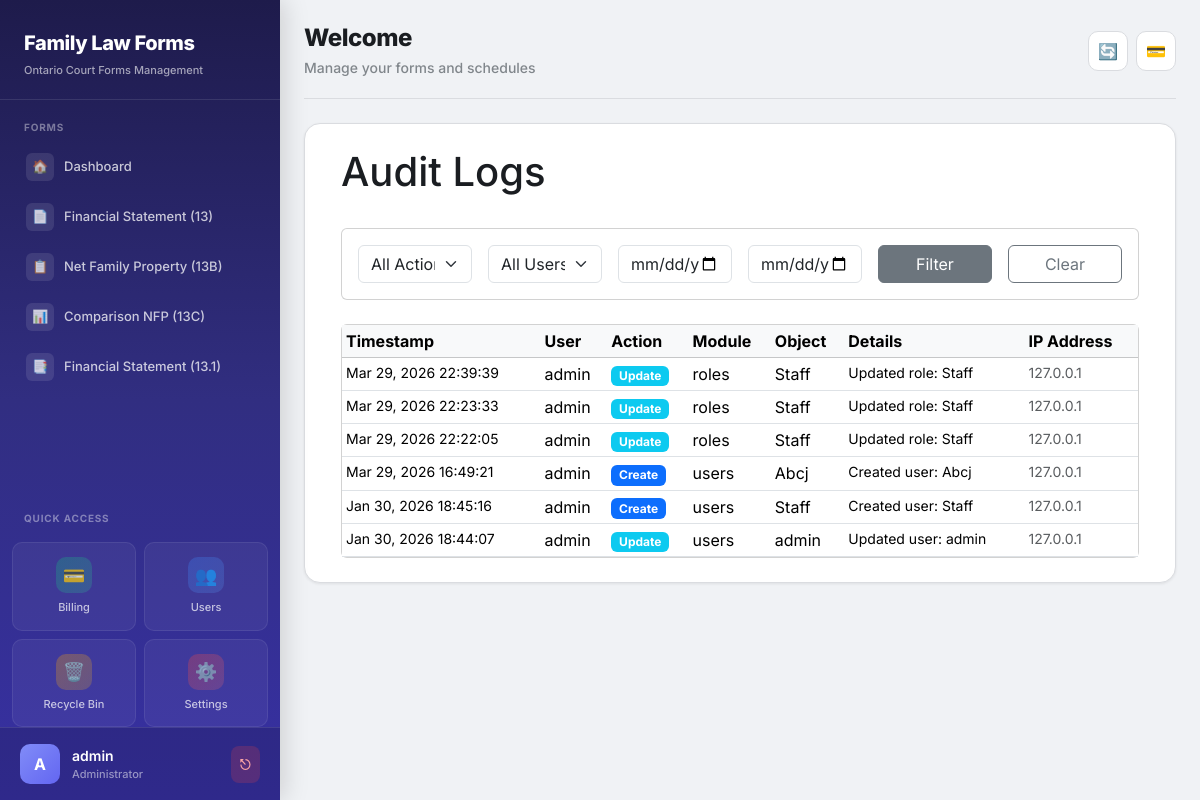
The app's page /user-management/audit-logs/ (signed in), older data.
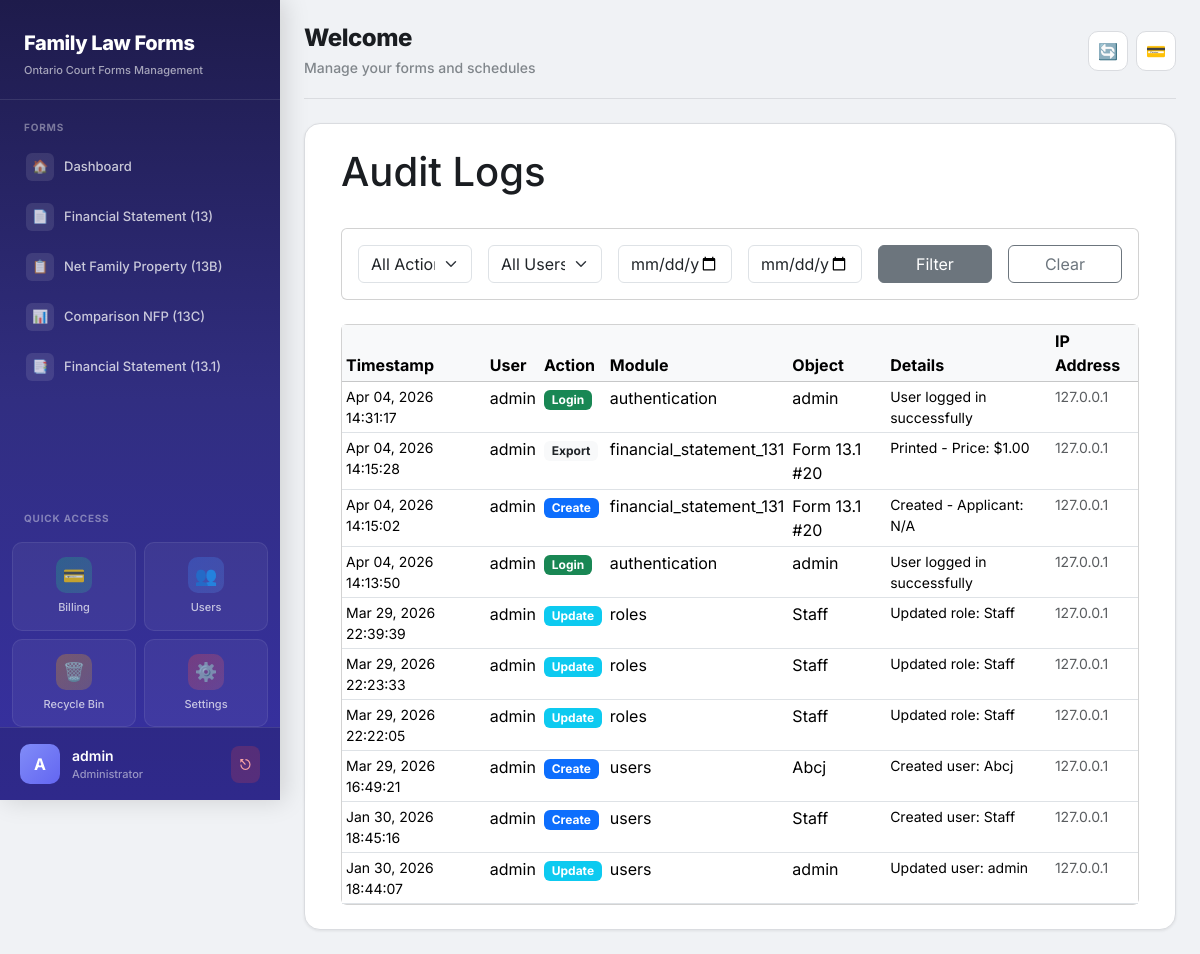
The same page, newer data.
### users/models.py (models this page shows, shortened)
class AuditLog(models.Model):
    ACTION_TYPES = [
        ('login', 'Login'),
        ('logout', 'Logout'),
        ('create', 'Create'),
        ('update', 'Update'),
        ('delete', 'Delete'),
        ('view', 'View'),
        ('export', 'Export'),
        ('password_change', 'Password Change'),
        ('password_reset', 'Password Reset'),
    ]
    user = models.ForeignKey(User, on_delete=models.SET_NULL, null=True, related_name='audit_logs')
    action = models.CharField(max_length=20, choices=ACTION_TYPES)
    module = models.CharField(max_length=100, blank=True)
    object_id = models.CharField(max_length=100, blank=True)
    object_repr = models.CharField(max_length=255, blank=True)
    details = models.TextField(blank=True)
    ip_address = models.GenericIPAddressField(null=True, blank=True)
    user_agent = models.TextField(blank=True)
    timestamp = models.DateTimeField(auto_now_add=True)
    class Meta:
        ordering = ['-timestamp']

### users/views.py (the view)
# urls.py: path('audit-logs/', views.audit_log_list, name='audit_log_list'),
@login_required
@user_passes_test(is_admin)
def audit_log_list(request):
    logs = AuditLog.objects.select_related('user').all()
    action_filter = request.GET.get('action', '')
    if action_filter:
        logs = logs.filter(action=action_filter)
    user_filter = request.GET.get('user', '')
    if user_filter:
        logs = logs.filter(user_id=user_filter)
    date_from = request.GET.get('date_from', '')
    date_to = request.GET.get('date_to', '')
    if date_from:
        logs = logs.filter(timestamp__date__gte=date_from)
    if date_to:
        logs = logs.filter(timestamp__date__lte=date_to)
    paginator = Paginator(logs, 50)
    page = request.GET.get('page', 1)
    logs = paginator.get_page(page)
    context = {
        'logs': logs,
        'users': User.objects.all(),
        'action_choices': AuditLog.ACTION_TYPES,
        'action_filter': action_filter,
        'user_filter': user_filter,
        'date_from': date_from,
        'date_to': date_to,
    }
    return render(request, 'users/audit_log_list.html', context)

### users/context_processors.py (called while the page is built, shortened)
def user_permissions(request):
    context = {
        'user_modules': {},
        'user_permissions': {},
    }
    if not request.user.is_authenticated:
        return context
    if request.user.is_superuser:
        modules = Module.objects.filter(is_active=True)
        context['user_modules'] = {m.code: True for m in modules}
        context['user_permissions'] = {
            m.code: {
                'view': True,
                'create': True,
                'edit': True,
                'delete': True,
                'print': True,
                'export': True,
            } for m in modules
        }
        return context

### users/views.py (called while the page is built)
def is_admin(user):
    return user.is_superuser or user.is_staff

### users/templates/users/audit_log_list.html (shortened to what this page needs)
{% extends 'base.html' %}
{% block content %}
<div class="container-fluid">
    <div class="d-flex justify-content-between align-items-center mb-4">
        <h1>Audit Logs</h1>
    </div>
    <div class="card mb-4">
        <div class="card-body">
            <form method="get" class="row g-3">
                <div class="col-md-2">
                    <select name="action" class="form-select">
                        <option value="">All Actions</option>
                    </select>
                </div>
                <div class="col-md-2">
                    <select name="user" class="form-select">
                        <option value="">All Users</option>
                    </select>
                </div>
                <div class="col-md-2">
                    <input type="date" name="date_from" class="form-control" placeholder="From" value="{{ date_from }}">
                </div>
                <div class="col-md-2">
                    <input type="date" name="date_to" class="form-control" placeholder="To" value="{{ date_to }}">
                </div>
                <div class="col-md-2">
                    <button type="submit" class="btn btn-secondary w-100">Filter</button>
                </div>
                <div class="col-md-2">
                    <a href="{% url 'users:audit_log_list' %}" class="btn btn-outline-secondary w-100">Clear</a>
                </div>
            </form>
        </div>
    </div>
    <div class="card">
        <div class="card-body p-0">
            <table class="table table-hover table-sm mb-0">
                <thead class="table-light">
                    <tr>
                        <th>Timestamp</th>
                        <th>User</th>
                        <th>Action</th>
                        <th>Module</th>
                        <th>Object</th>
                        <th>Details</th>
                        <th>IP Address</th>
                    </tr>
                </thead>
                <tbody>
                    {% for log in logs %}
                    <tr>
                        <td class="small">{{ log.timestamp|date:"M d, Y H:i:s" }}</td>
                        <td>{{ log.user.username|default:"System" }}</td>
                        <td>
                            {% if log.action == 'login' %}
                            <span class="badge bg-success">{{ log.get_action_display }}</span>
                            {% elif log.action == 'logout' %}
                            <span class="badge bg-secondary">{{ log.get_action_display }}</span>
                            {% elif log.action == 'create' %}
                            <span class="badge bg-primary">{{ log.get_action_display }}</span>
                            {% elif log.action == 'update' %}
                            <span class="badge bg-info">{{ log.get_action_display }}</span>
                            {% elif log.action == 'delete' %}
                            <span class="badge bg-danger">{{ log.get_action_display }}</span>
                            {% elif log.action == 'password_change' or log.action == 'password_reset' %}
                            <span class="badge bg-warning text-dark">{{ log.get_action_display }}</span>
                            {% else %}
                            <span class="badge bg-light text-dark">{{ log.get_action_display }}</span>
                            {% endif %}
                        </td>
                        <td>{{ log.module|default:"-" }}</td>
                        <td>{{ log.object_repr|truncatewords:5|default:"-" }}</td>
                        <td class="small">{{ log.details|truncatewords:10|default:"-" }}</td>
                        <td class="small text-muted">{{ log.ip_address|default:"-" }}</td>
                    </tr>
                    {% empty %}
                    <tr>
                        <td colspan="7" class="text-center py-4 text-muted">No audit logs found</td>
                    </tr>
                    {% endfor %}
                </tbody>
            </table>
        </div>
    </div>
</div>
{% endblock %}

### forms/templates/base.html (shortened to what this page needs)
<!DOCTYPE html>
<html lang="en">
<head>
  <link rel="stylesheet" href="https://cdn.jsdelivr.net/npm/bootstrap@5.3.2/dist/css/bootstrap.min.css">
</head>
<body>
  <div class="app-shell">
    <nav class="sidebar" id="sidebar">
      <div class="brand">
        <p class="title mb-0">Family Law Forms</p>
        <p class="sub mb-0">Ontario Court Forms Management</p>
      </div>
      <div class="nav-section">Forms</div>
      <ul class="nav flex-column">
        {% if user_modules.dashboard or request.user.is_superuser %}
        <li class="nav-item">
          <a class="nav-link" href="/forms/dashboard/">
            <span class="nav-icon">🏠</span> Dashboard
          </a>
        </li>
        {% endif %}
        {% if user_modules.financial_statement or request.user.is_superuser %}
        <li class="nav-item">
          <a class="nav-link" href="{% url 'financial_statement_list' %}">
            <span class="nav-icon">📄</span> Financial Statement (13)
          </a>
        </li>
        {% endif %}
        {% if user_modules.net_family_property_13b or request.user.is_superuser %}
        <li class="nav-item">
          <a class="nav-link" href="{% url 'net_family_property_13b_list' %}">
            <span class="nav-icon">📋</span> Net Family Property (13B)
          </a>
        </li>
        {% endif %}
        {% if user_modules.comparison_nfp or request.user.is_superuser %}
        <li class="nav-item">
          <a class="nav-link" href="/forms/comparison-nfp/">
            <span class="nav-icon">📊</span> Comparison NFP (13C)
          </a>
        </li>
        {% endif %}
        {% if user_modules.financial_statement_131 or request.user.is_superuser %}
        <li class="nav-item">
          <a class="nav-link" href="{% url 'financial_statement_131_list' %}">
            <span class="nav-icon">📑</span> Financial Statement (13.1)
          </a>
        </li>
        {% endif %}
      </ul>
      <div class="nav-section mt-2">Quick Access</div>
      <div class="nav-grid">
        {% if user_modules.billing or request.user.is_superuser %}
        <a href="{% url 'billing_dashboard' %}" class="nav-grid-item billing">
          <span class="nav-grid-icon">💳</span>
          Billing
        </a>
        {% endif %}
        {% if user_modules.user_management or request.user.is_superuser or request.user.is_staff %}
        <a href="{% url 'users:dashboard' %}" class="nav-grid-item users">
          <span class="nav-grid-icon">👥</span>
          Users
        </a>
        {% endif %}
        {% if user_modules.recycle_bin or request.user.is_superuser %}
        <a href="{% url 'recycle_bin' %}" class="nav-grid-item recycle">
          <span class="nav-grid-icon">🗑️</span>
          Recycle Bin
        </a>
        {% endif %}
        {% if request.user.is_superuser or request.user.is_staff %}
        <a href="{% url 'settings_page' %}" class="nav-grid-item admin">
          <span class="nav-grid-icon">⚙️</span>
          Settings
        </a>
        {% endif %}
      </div>
      <div class="sidebar-user">
        <div class="sidebar-user-info">
          <div class="sidebar-user-avatar">
            {% if request.user.is_authenticated %}{{ request.user.username|slice:":1"|upper }}{% else %}?{% endif %}
          </div>
          <div class="sidebar-user-details">
            <div class="sidebar-user-name">{% if request.user.is_authenticated %}{{ request.user.username }}{% else %}Guest{% endif %}</div>
            <div class="sidebar-user-role">{% if request.user.is_staff %}Administrator{% else %}User{% endif %}</div>
          </div>
          <form method="post" action="/accounts/logout/" style="margin:0;">
            <button type="submit" class="sidebar-logout-btn" title="Logout">⎋</button>
          </form>
        </div>
      </div>
    </nav>
    <main class="main">
      <div class="topbar">
        <div>
          <h1>{% block header %}Welcome{% endblock %}</h1>
          <div class="subtitle">{% block subheader %}Manage your forms and schedules{% endblock %}</div>
        </div>
        <div class="topbar-actions">
          <button class="topbar-btn" title="Refresh" onclick="location.reload()">🔄</button>
          <a href="{% url 'billing_dashboard' %}" class="topbar-btn" title="Billing">💳</a>
        </div>
      </div>
      <div class="page-card animate-in">
        {% block content %}{% endblock %}
      </div>
    </main>
  </div>
</body>
</html>

Row changes from the older to the newer data that the page shows:
added AuditLog: timestamp "Apr 04, 2026 14:31:17", user.username "admin", action "Login", module "authentication", object_repr "admin", details "User logged in successfully", ip_address "127.0.0.1"
added AuditLog: timestamp "Apr 04, 2026 14:15:28", user.username "admin", action "Export", module "financial_statement_131", object_repr "Form 13.1 #20", details "Printed - Price: $1.00", ip_address "127.0.0.1"
added AuditLog: timestamp "Apr 04, 2026 14:15:02", user.username "admin", action "Create", module "financial_statement_131", object_repr "Form 13.1 #20", details "Created - Applicant: N/A", ip_address "127.0.0.1"
added AuditLog: timestamp "Apr 04, 2026 14:13:50", user.username "admin", action "Login", module "authentication", object_repr "admin", details "User logged in successfully", ip_address "127.0.0.1"
